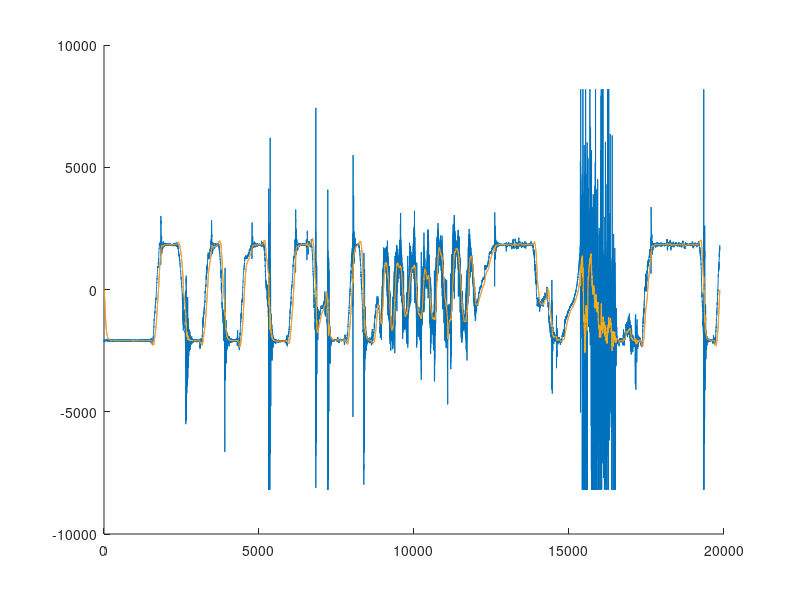

The MATLAB script that drew this image:
clear;
% Native Matrix Kalman Filter
raw = load('imu.txt');
dt = 0.002;
coe = 14.6884 * dt;
raw = raw';
raw(2,:) = raw(2,:) / coe;
N = length(raw);
X = zeros(2,N);
K = zeros(2,N);
X(1,1) = 0;%raw(1,1);


%Q_angle = 0.45;
Q_gyro = 0.0001 * dt;
R_angle = 1.7 / dt;

Q_angle = 0.7;
%Q_gyro = 0.0001 * dt;
%R_angle = 1.7 / dt;


R = ones(1);
R(1,1) = R_angle;
Q = [Q_angle,0;0,Q_gyro];
A = [1,-dt;0,1];
B = [dt;0];
P = eye(2);
H = [1,0];
I = eye(2);
Z = raw;
for k=2:N
    X(:,k) = A * X(:,k-1) + B * Z(2,k);
    P = A * P * A' + Q;
    K(:,k) = P * H' * (H * P * H' + R)^-1;
    X(:,k) = X(:,k) + K(:,k) * (Z(1,k) - H * X(:,k));
    P = (I - K(:,k) * H) * P;
end

%%%%%%%%%%%%    C-form KalmanFilter %%%%%%%%%%%%%%%%%%%%
raw = load('imu.txt');
dt = 0.002;
coe = 14.6884 * dt;
raw = raw';
raw(2,:) = raw(2,:) / coe;
N = length(raw);
%Q_angle = 0.4;
Q_gyro = Q_gyro / dt;
R_angle2 = R_angle * dt;
Angle_err = 0;
PCt_0 = 0;
PCt_1 = 0;
E = 0;
K_0 = 0;
K_1 = 0;
t_0 = 0;
t_1 = 0;
Pdot = zeros(1,4);
PP = eye(2);
C_0 = 1.0;

Angle = zeros(1,N);
Gyro = zeros(1,N);
Q_bias = zeros(1,N);

Angle(1) = 0;%raw(1,1);
Gyro(1) = raw(2,1);
for k = 2:N
    Angle(k) = Angle(k-1) + (raw(2,k) - Q_bias(k-1)) * dt;
    Pdot(1) = Q_angle - PP(1,2) - PP(2,1) + PP(2,2) * dt;
    Pdot(2) = -PP(2,2);
    Pdot(3) = -PP(2,2);
    Pdot(4) = Q_gyro;
    PP(1,1) = PP(1,1) + Pdot(1) * dt;
    PP(1,2) = PP(1,2) + Pdot(2) * dt;
    PP(2,1) = PP(2,1) + Pdot(3) * dt;
    PP(2,2) = PP(2,2) + Pdot(4) * dt;
    Angle_err = raw(1,k) - Angle(k);
    PCt_0 = C_0 * PP(1,1);
    PCt_1 = C_0 * PP(2,1);
    E = R_angle2 + C_0 * PCt_0;
    K_0 = PCt_0 / E;
    K_1 = PCt_1 / E;
    t_0 = PCt_0;
    t_1 = C_0 * PP(1,2);
    PP(1,1) = PP(1,1) - K_0 * t_0;
    PP(1,2) = PP(1,2) - K_0 * t_1;
    PP(2,1) = PP(2,1) - K_1 * t_0;
    PP(2,2) = PP(2,2) - K_1 * t_1;
    Angle(k) = Angle(k) + K_0 * Angle_err;
    Q_bias(k) = Q_bias(k) + K_1 * Angle_err;
    Gyro(k) = raw(2,k) - Q_bias(k);
end
%%%%%%%%%%%% SingleArgKF %%%%%%%%%%%
raw = load('imu.txt');
dt = 0.002;
coe = 14.6884 * dt;
raw = raw';
raw(2,:) = raw(2,:) / coe;
N = length(raw);
X2 = zeros(1,N);
K2 = zeros(1,N);
%X(1,1) = 0;%raw(1,1);
P = eye(1);
I = eye(1);
Q = Q_angle;
R = R_angle;
for k = 2:N
   X2(k) = X2(k-1) + raw(2,k) * dt;
   P = P + Q;
   K2(k) = P / (P + R);
   X2(k) = X2(k) + K2(k) * (raw(1,k) - X2(k));
   P = (I - K2(k)) * P;
end

%%%%%%%%%%%% PI Filter %%%%%%%%%%%%%%%
dt = 0.002;
%coe = 14.6884 *dt;
Kp = 20;
Ki = 0.003;
raw = load('imu.txt');
raw = raw';
N = length(raw);
Y = zeros(2,N);
for k = 2:N
    Y(2,k) = Y(2,k-1) + (raw(1,k) - Y(1,k-1));
    Y(1,k) = Y(1,k-1) + (raw(2,k) + Kp * (raw(1,k) - Y(1,k-1) - raw(2,k) * dt) + Ki * Y(2,k)) * dt;
    %Y(1,k) = Y(1,k-1) + (raw(2,k) + Kp * (raw(1,k) - Y(1,k-1)) + Ki * Y(2,k)) * dt;

end

%%%%%%%%%%%%    Balance Filter   %%%%%%%%%%%%%%

dt=0.002;
coe=14.6884 *dt;
K2=0.008;
line=load('imu.txt');
line(:,2)=line(:,2)/coe;
line(1,3)=line(1,1);
line(1,4)=0;%line(1,1);
for i=2:length(line)
    line(i,3)=line(i-1,3)-dt*line(i,2);
    line(i,4)=(line(i-1,4)-dt*line(i,2))*(1-K2)+line(i,1)*K2;
end

%%%%%%%%%%%%%%%%%%%%%%% Plot %%%%%%%%%%%%%%
%plot(raw(1,:));
hold on;
plot(raw(1,:));
%plot(raw(2,:));
plot(X(1,:));
%plot(X(2,:));
%plot(raw(2,:)-X(2,:));
%plot(Angle);
%plot(Q_bias);
%plot(raw(2,:)-Q_bias);
%plot(line(:,4));
%plot(X(1,:)-Angle);
%plot(X(1,:)-line(:,4)');
%plot(K(1,:));
%plot(K(2,:));
plot(X2);
%plot(Y(1,:));
%plot(Y(2,:));